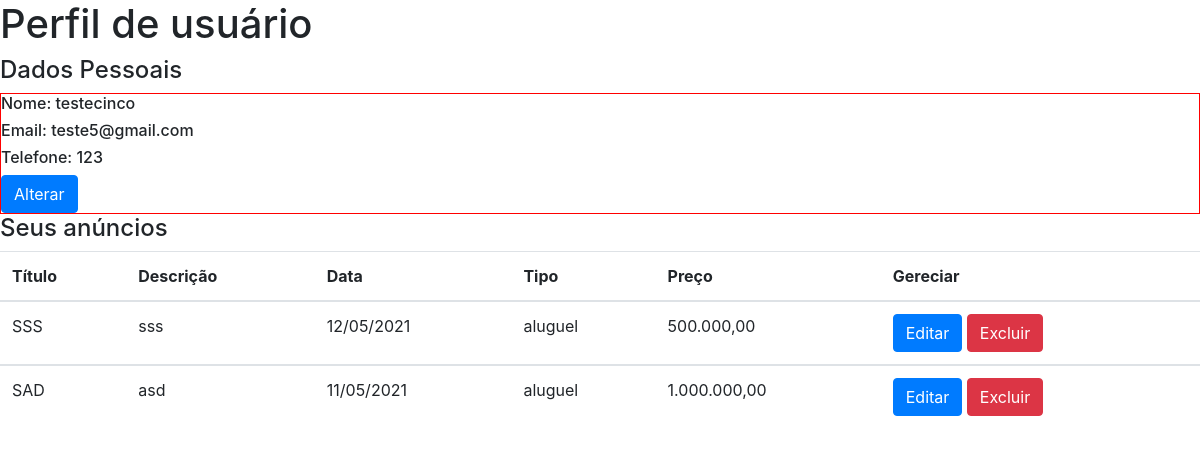
The app's page /perfil.php (signed in) with its own data.
### tables this page shows
CREATE TABLE `tb_user` (
  `iduser` int(11) NOT NULL,
  `email` varchar(40) NOT NULL,
  `nome` varchar(30) NOT NULL,
  `senha` varchar(30) NOT NULL,
  `telefone` varchar(30) DEFAULT NULL
);

CREATE TABLE `tb_anuncio` (
  `idanuncio` int(11) NOT NULL,
  `titulo` varchar(20) NOT NULL,
  `descricao` text NOT NULL,
  `data` date NOT NULL,
  `imagem` varchar(100) NOT NULL,
  `tiponegocio` varchar(10) NOT NULL,
  `preço` decimal(10,2) NOT NULL,
  `id_autor` int(10) NOT NULL
);

### perfil.php (the view, shortened to what this page needs)
<?php
include('db_connect.php');
?>
<!DOCTYPE html>
<html lang="en">
<head>
    <link rel="stylesheet" href="https://cdn.jsdelivr.net/npm/bootstrap@4.6.0/dist/css/bootstrap.min.css">
    <link rel="stylesheet" type="text/css" href="dist/css/style4.css">
</head>
<body>
    <div>
        <h1>Perfil de usuário</h1>
    </div>
    <?php
        $sql = "SELECT * FROM tb_anuncio a INNER JOIN tb_user u ON u.iduser = a.id_autor";
        $result = mysqli_query($conn, $sql);
        $row = mysqli_fetch_array($result);
    ?>
    <section>
        <div id="area-info-usuario">
            <h4>Dados Pessoais</h4>
            <div id="dados-pessoais">
                <div id="nome">
                    <h6>Nome: <?= $row['nome'] ?></h6>
                </div>
                <div id="email">
                    <h6>Email: <?= $row['email'] ?></h6>
                </div>
                <div id="fone">
                    <h6>Telefone: <?= $row['telefone'] ?></h6>
                </div>
                    <button type="button" class="btn btn-primary" data-toggle="modal" data-target="#exampleModal">
                        Alterar
                    </button>
            </div>
            <div id="area-postagens-usuario">
                <h4>Seus anúncios</h4>
                    <div id="postagens">
                        <table class="table table-hover">
                            <thead>
                                <tr>
                                    <th scope="col">Título</th>
                                    <th scope="col">Descrição</th>
                                    <th scope="col">Data</th>
                                    <th scope="col">Tipo</th>
                                    <th scope="col">Preço</th>
                                    <th scope="col">Gereciar</th>
                                </tr>
                            </thead>
                            <?php
                                $sql = "SELECT * FROM tb_anuncio a INNER JOIN tb_user u ON u.iduser = a.id_autor WHERE id_autor='{$_SESSION['iduser']}'";
                                $result = mysqli_query($conn, $sql);
                                while($row = mysqli_fetch_array($result)) { ?>
                                <tbody>
                                    <tr>
                                        <td><?= strtoupper($row['titulo'])?></td>
                                        <td><?= $row['descricao'] ?></td>
                                        <td><?= date('d/m/Y', strtotime($row['data'])) ?></td>
                                        <td><?= $row['tiponegocio'] ?></td>
                                        <td><?= number_format($row['preço'], 2,",","." )  ?></td>
                                        <td><a class="btn btn-primary editbtn" data-toggle="modal" data-target="#myModal<?php echo $row['idanuncio']?>">Editar</a>
                                        <a class="btn btn-danger deletebtn" data-toggle="modal" data-target="#Excluir<?php echo $row['idanuncio']?>">Excluir</a>
                                        </td>
                                    </tr>
                                </tbody>
                            <?php } ?>
                        </table>
                    </div>
            </div>
        </div>
    </section>
</body>
</html>

### records on screen
tb_user: nome "testecinco", email "teste5@gmail.com", telefone "123"
tb_anuncio: titulo "SSS", descricao "sss", data "12/05/2021", tiponegocio "aluguel", preço "500.000,00"
tb_anuncio: titulo "SAD", descricao "asd", data "11/05/2021", tiponegocio "aluguel", preço "1.000.000,00"
